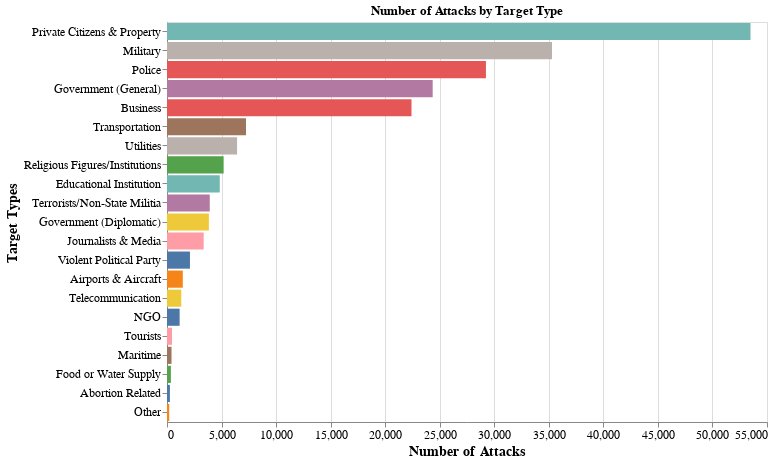

The notebook cell this image was saved under:
### Code cell
import pandas as pd
import altair as alt

# Assuming 'combined_data' is the DataFrame containing the data

# Get unique target types
target_types = combined_data['targtype1_txt'].unique()

# Create an empty list to store dictionaries with attack counts for each target type
data = []

# Count attacks for each target type
for target in target_types:
    if target != 'Unknown':  # Exclude 'Unknown' target types
        count = combined_data[combined_data['targtype1_txt'] == target].shape[0]
        data.append({'Target Type': target, 'Number of Attacks': count})

# Create a DataFrame from the list of dictionaries
data_df = pd.DataFrame(data)

# Sorting the DataFrame by the number of attacks
data_df = data_df.sort_values('Number of Attacks', ascending=False)

# Plotting the bar chart using Altair
bars = alt.Chart(data_df).mark_bar().encode(
    x=alt.X('Number of Attacks', axis=alt.Axis(title='Number of Attacks')),
    y=alt.Y('Target Type', axis=alt.Axis(title='Target Types'), sort='-x'),
    color=alt.Color('Target Type', legend=None),
    tooltip=['Target Type', 'Number of Attacks']
).properties(
    width=600,
    height=400,
    title='Number of Attacks by Target Type'
).configure_axis(
    labelFontSize=12,
    titleFontSize=14,
    labelAngle=0  # Rotate the labels on the x-axis to 0 degrees
)

bars

### Figure 1 — Vega-Lite specification as saved in the notebook (floating-point values rounded to 4 significant figures)
{"config": {"view": {"continuousWidth": 300, "continuousHeight": 300}, "axis": {"labelAngle": 0, "labelFontSize": 12, "titleFontSize": 14}}, "data": {"name": "data-e1e7ab415e54717d358bac84f38abf8b"}, "mark": {"type": "bar"}, "encoding": {"color": {"field": "Target Type", "legend": null, "type": "nominal"}, "tooltip": [{"field": "Target Type", "type": "nominal"}, {"field": "Number of Attacks", "type": "quantitative"}], "x": {"axis": {"title": "Number of Attacks"}, "field": "Number of Attacks", "type": "quantitative"}, "y": {"axis": {"title": "Target Types"}, "field": "Target Type", "sort": "-x", "type": "nominal"}}, "height": 400, "title": "Number of Attacks by Target Type", "width": 600, "$schema": "https://vega.github.io/schema/vega-lite/v5.16.3.json", "datasets": {"data-e1e7ab415e54717d358bac84f38abf8b": [{"Target Type": "Private Citizens & Property", "Number of Attacks": 53487}, {"Target Type": "Military", "Number of Attacks": 35292}, {"Target Type": "Police", "Number of Attacks": 29236}, {"Target Type": "Government (General)", "Number of Attacks": 24355}, {"Target Type": "Business", "Number of Attacks": 22412}, {"Target Type": "Transportation", "Number of Attacks": 7241}, {"Target Type": "Utilities", "Number of Attacks": 6424}, {"Target Type": "Religious Figures/Institutions", "Number of Attacks": 5191}, {"Target Type": "Educational Institution", "Number of Attacks": 4836}, {"Target Type": "Terrorists/Non-State Militia", "Number of Attacks": 3920}, {"Target Type": "Government (Diplomatic)", "Number of Attacks": 3838}, {"Target Type": "Journalists & Media", "Number of Attacks": 3362}, {"Target Type": "Violent Political Party", "Number of Attacks": 2104}, {"Target Type": "Airports & Aircraft", "Number of Attacks": 1449}, {"Target Type": "Telecommunication", "Number of Attacks": 1308}, {"Target Type": "NGO", "Number of Attacks": 1158}, {"Target Type": "Tourists", "Number of Attacks": 461}, {"Target Type": "Maritime", "Number of Attacks": 414}, {"Target Type": "Food or Water Supply", "Number of Attacks": 356}, {"Target Type": "Abortion Related", "Number of Attacks": 267}, {"Target Type": "Other", "Number of Attacks": 204}]}}
